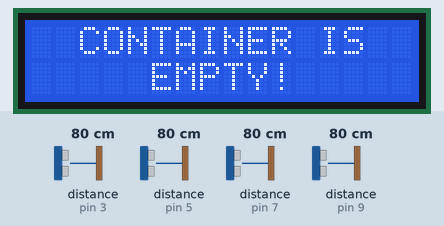
The sketch below on a simulated Arduino Uno, built with avr-gcc and run on an emulated ATmega328P. On the bench: 16×2 character LCD. Wiring (inferred from the names in the program): 4 × ultrasonic range finder: trigger pin 2, echo pin 3 / trigger pin 4, echo pin 5 / trigger pin 6, echo pin 7 / trigger pin 8, echo pin 9. Inputs (shaded band) come from the test bench; at power-on: distance to the obstacle (sensors on pin 3, pin 5, pin 7, pin 9) 80 cm. The echo pulse lasts 58.3 µs per cm; what the sketch prints to the serial monitor is not drawn.

Above: at 2.0 s.
2.1 s: distance to the obstacle (sensor on pin 3) set to 2 cm
5.1 s: distance to the obstacle (sensor on pin 5) set to 2 cm
At 7.7 s:
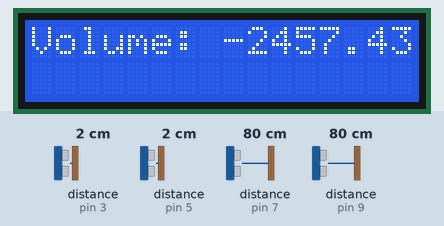
8.0 s: distance to the obstacle (sensor on pin 3) set to 4 cm
At 9.9 s:
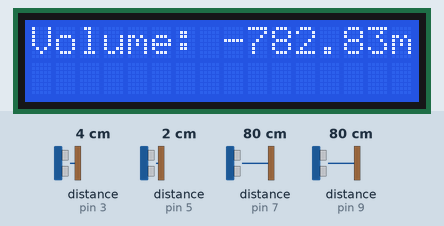
11.0 s: distance to the obstacle (sensor on pin 7) set to 4 cm
At 13.2 s:
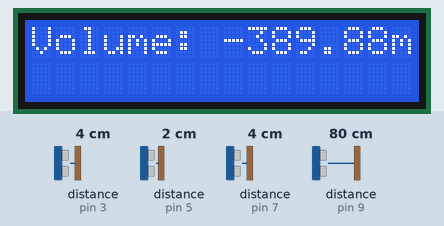
14.0 s: distance to the obstacle (sensor on pin 5) set to 18 cm
At 15.4 s:
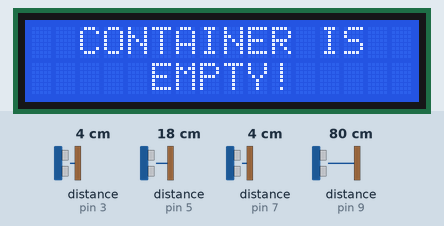
17.0 s: distance to the obstacle (sensor on pin 3) set to 9 cm
Timing chart, 0 to 20.0 s (numbered marks = the images above; inputs shaded):
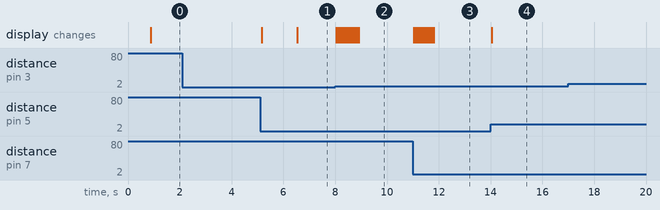

The sketch:

MRBIN.ino
```cpp
#include <LiquidCrystal_I2C.h>
#include <math.h>
double totalWidth = 20;
double totalLength = 40;

LiquidCrystal_I2C lcd(0x27, 16, 2);

// ULTRASONIC SENSORS
const int sensor1Trig = 2;
const int sensor1Echo = 3;
const int sensor2Trig = 4;
const int sensor2Echo = 5;
const int sensor3Trig = 6;
const int sensor3Echo = 7;
const int sensor4Trig = 8;
const int sensor4Echo = 9;

double volArray[20];
double samples[100];
int sampleCount = 0;

void setup(){
  Serial.begin(9600);
  lcd.init();
  lcd.backlight();
  lcd.clear();
  lcd.setCursor(0, 0);
  lcd.print("  INITIALIZING  ");
  lcd.setCursor(0, 1);
  lcd.print("  PLEASE  WAIT  ");
  for(int j = 0; j < 20; j++){
  for(int i = 1; i <= 4; i++)
    Serial.println(getDistance(i)); // warm up the sensors
  }

  mapDimensions(); // Get the exact dimensions of the container from the perspective of the sensors
  Serial.print("Total Length: ");
  Serial.print(totalLength);
  Serial.println("cm");
  Serial.print("Total Width: ");
  Serial.print(totalWidth);
  Serial.println("cm");
}

void loop(){
  scanObject(); // Method to get the volume and save it

  lcd.clear(); // Print these if there is no object inside the container
  lcd.setCursor(0, 0);
  lcd.print("  CONTAINER IS  ");
  lcd.setCursor(0, 1);
  lcd.print("     EMPTY!     ");
}

void mapDimensions(){
  double dist1, dist2, dist3, dist4;
  for(int i = 0; i < 10; i++){
    do{
      dist1 = getDistance(1);
    }while(dist1 <= 20 && dist1 > 18);
    do{
      dist2 = getDistance(2);
    }while(dist2 <= 20 && dist2 > 18);
    do{
      dist3 = getDistance(3);
    }while(dist3 <= 40 && dist3 > 38);
    do{
      dist4 = getDistance(4);
    }while(dist4 <= 40 && dist4 > 38);
  }
  dist1/=10;
  dist2/=10;
  dist3/=10;
  dist4/=10;
  totalWidth = (dist1+dist2)/2;
  totalLength = (dist3+dist4)/2;
}

void scanObject(){ // Get dimensions of the object inside the container (if any)
  int count = 0; // Number of scanning iteration
  double aveVol = 0; // Average volume calculated of an object (Formula based on a right cylinder model: V=πr2h)

  while(objectDetected() && count < 300){ // Keep on getting dimensions while there is an object in the container and count iteration is less than 300
    if(count == 0){ // Start of scanning iteration, lets user know that scanning is in progress
      lcd.clear();
      lcd.setCursor(0, 0);
      lcd.print("    SCANNING    ");
      lcd.setCursor(0, 1);
      lcd.print("  PLEASE  WAIT  ");
      delay(10);
    }

    while(count < 20) // Inserts first 20 data into the array
      volArray[count++] = getVolume();

    if(count >= 20){
      for(int i = 0; i < 19; i++) // Shifts the array to the left to make room for new datum
        volArray[i] = volArray[i+1];

      volArray[19] = getVolume(); // Insert new datum into the array
      count++; // Increment the scanning count
    }
    aveVol = 0; // Set aveVol to 0 for calculation of the average volume in the array

    for(int i = 0; i < 20; i++) // Sums all the 20 data from the array
      aveVol += volArray[i];

    aveVol /= 20; // Divides the sum by the total number of data to get the average volume

    if(count >= 99){ // Halfway through the scanning process, show the user the current average volume reading because why not
      lcd.clear();
      lcd.setCursor(0, 0);
      lcd.print("Volume: ");
      lcd.print(aveVol);
      lcd.print("mL");
      delay(10);
    }
    if(count == 299){ // When the object scanning is finished
      samples[sampleCount++] = aveVol; // Save the current reading to samples for research purposes
      lcd.clear();
      lcd.setCursor(0, 0);
      lcd.print("    READING     ");
      lcd.setCursor(0, 1);
      lcd.print("    SUCCESS!!   ");
      delay(1000); // 5 seconds delay between scans
      lcd.clear();
      lcd.setCursor(0, 0);
      lcd.print("  FINAL VOLUME  ");
      lcd.setCursor(0, 1);
      lcd.print(aveVol);
      delay(4000);
    }
  }
}

bool objectDetected(){ // Checks if there is an object in the container
  double sensor1 = getDistance(1); // Get sensor1 distance
  double sensor2 = getDistance(2); // Get sensor2 distance
  if(sensor1 < (totalWidth-2) && sensor2 < (totalWidth-2)) // If there is an object blocking sensor1 and sensor2, then we can conclude that there IS an object in the container
    return true; // Return true indicating that there is an object in the container
  else
    return false; // Return false indicating that there isn't any object in the container
}

double getVolume(){ // VOLUME CALCULATION IS MODELED BASED ON A RIGHT CYLINDER (Which most PET bottles more or less are shaped)
  double sensor1 = getDistance(1); // WIDTH-side distance
  double sensor2 = getDistance(2); // WIDTH-side distance
  double sensor3 = getDistance(3); // LENGTH-side distance
  double sensor4 = getDistance(4); // LENGTH-side distance
  double diameter = totalWidth - (sensor1 + sensor2); // We can get the diameter of the object by subtracting the sum of the distances of the WIDTH-side sensors from the total width
  double radius = diameter/2; // We can then get the radius by simply dividing the diameter by 2
  double height = totalLength - (sensor3 + sensor4); // We can get the height of the object by subtracting the sum of the distances of the LENGTH-side sensors from the total length
  double volume = (M_PI)*(pow(radius, 2))*(height); // M_PI is a predefined constant in the math.h library which equals to the value of pi
  return volume;
}

double getDistance(int sensor){ // Get distance using ultrasonic sensor
  int trig, echo; // The active trig and echo pins
  switch(sensor){ // Switch through which sensor will be used (1-4)
    case 1: trig = sensor1Trig;
            echo = sensor1Echo;
            break;
    case 2: trig = sensor2Trig;
            echo = sensor2Echo;
            break;
    case 3: trig = sensor3Trig;
            echo = sensor3Echo;
            break;
    case 4: trig = sensor4Trig;
            echo = sensor4Echo;
            break;
    default: Serial.println("Error: Out of bounds");
  }
  pinMode(trig, OUTPUT); // Set the active trig pin as OUTPUT
  digitalWrite(trig, LOW);
  digitalWrite(echo, LOW);
  delayMicroseconds(2);

  digitalWrite(trig, HIGH); // Send out a 10 microsecond pulse in the trig pin
  delayMicroseconds(10);
  digitalWrite(trig, LOW);

  pinMode(echo, INPUT);
  double duration = pulseIn(echo, HIGH); // Count the time it took for the echo to detect the rising edge of the pulse
  double distance = duration * 340/20000; // Calculate the distance in centimeters
  delayMicroseconds(100); // Delay between scans
  return distance;
}
```

Measured:
- after the input at 2.1 s, every drawn part: stays the same
- after the input at 5.1 s, the display: first changes after 0.06 s (image 1 shows a later state)
- after the input at 8.0 s, the display: first changes after 0.05 s (image 2 shows a later state)
- after the input at 11.0 s, the display: first changes at once (image 3 shows a later state)
- after the input at 14.0 s, the display: changes after 0.05 s (image 4)
- after the input at 17.0 s, every drawn part: stays the same
